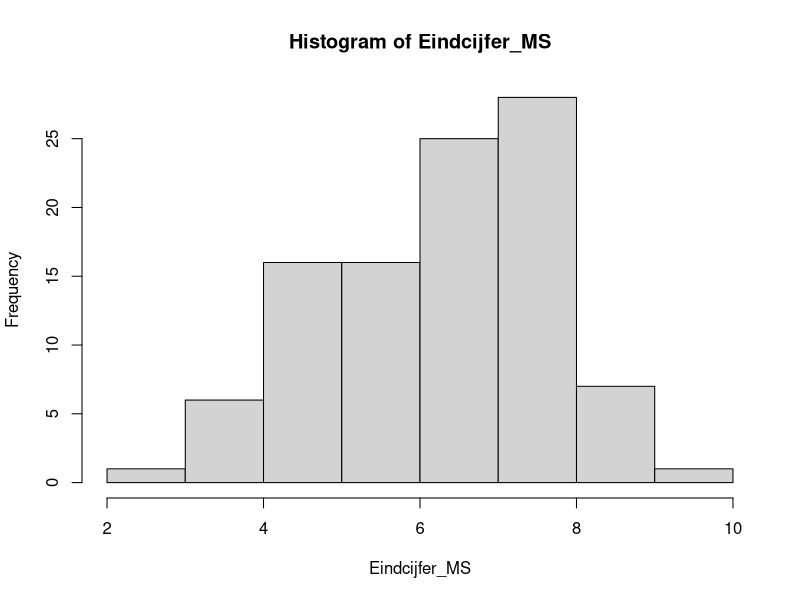

Write the R code that produced this figure.
## +++++++++++++++++++++++++++++++++++++++++++++++++++++++++++++++++++++++++++++
## 28.R  ####
## +++++++++++++++++++++++++++++++++++++++++++++++++++++++++++++++++++++++++++++
## R code voor Student Analytics Vrije Universiteit Amsterdam
## Copyright 2020 VU
## Web Page: http://www.vu.nl
## Contact: Theo Bakker (t.c.bakker@vu.nl)
## Verspreiding buiten de VU: Ja
##
## Doel: Doel
##
## Afhankelijkheden: Afhankelijkheid
##
## Datasets: Datasets
##
## Opmerkingen:
## 1) Geen.
## 2) ___
##
## ++++++++++++++++++++++++++++++++++++++++++++++++++++++++++++++++++++++++++++
## TODO:
## 1) ___.
##
## ++++++++++++++++++++++++++++++++++++++++++++++++++++++++++++++++++++++++++++
## Geschiedenis:
## 17-07-2020: EG: Aanmaak bestand
## ++++++++++++++++++++++++++++++++++++++++++++++++++++++++++++++++++++++++++++

## Toets: multipele lineaire regressie

## Casus
# De docent van het van Methoden & Statistiek van de bachelor Onderwijskunde wil 
# zijn studenten ervan overtuigen dat het nuttig is om naar zijn colleges te 
# komen. Hij wil daarom onderzoeken of er een relatie is tussen het aantal 
# colleges dat studenten volgen en het eindcijfer voor zijn vak. Daarnaast 
# vermoedt hij dat het eindexamencijfer voor wiskunde ook gerelateerd is aan het 
# eindcijfer voor het vak en dat er man-vrouw verschillen zouden kunnen zijn. Op 
# basis van de data van vorig jaar onderzoekt hij of er een relatie is tussen het 
# aantal hoorcolleges dat studenten volgen, waarbij hij rekening houdt met het 
# eindexamencijfer wiskunde en man-vrouw verschillen. Met de resultaten hiervan 
# hoopt hij zijn studenten ervan te overtuigen om de hoorcolleges van het vak 
# bij te wonen.

# seed
set.seed(1234)

## Simuleer data

# Aantal hoorcolleges: tussen 1 en 10, zwartepunt bij twee keer en acht keer
Aantal_Hoorcolleges <- sample.int(10, 
                                  100, 
                                  replace = TRUE,
                                  prob = c(0.05,
                                           0.1,
                                           0.2,
                                           0.1,
                                           0.05,
                                           0.05,
                                           0.1,
                                           0.2,
                                           0.05,
                                           0.1))

# Geslacht
Geslacht <- c(rep("Man", 
                  40),
              rep("Vrouw", 
                  60))[sample.int(100,100)]
Geslacht_dummy <- rep(1,
                      100)
Geslacht_dummy[Geslacht == "Man"] <- 0

# Eindexamencijfer wiskunde middelbare school
Eindexamencijfer_Wiskunde <- ceiling(2 * rnorm(100,
                                         7,
                                         1))/2
Eindexamencijfer_Wiskunde[Eindexamencijfer_Wiskunde < 5.5] <- 5.5
Eindexamencijfer_Wiskunde[Eindexamencijfer_Wiskunde > 10] <- 10.0

# Maak afhankelijke variabele eindcijfer Methoden & Statistiek
Eindcijfer_MS <- 2 + 0.4 * Aantal_Hoorcolleges + 0 * Geslacht_dummy + 0.25 * Eindexamencijfer_Wiskunde + rnorm(100,0,1)
Eindcijfer_MS <- round(Eindcijfer_MS,
                       1)
Eindcijfer_MS[Eindcijfer_MS > 10] <- 10.0
hist(Eindcijfer_MS)


sum(Eindcijfer_MS > 5.5)

# Maak studentnummer
Studentnummer <- sample(300000:400000,
                            100)

# Maak dataframe
Studenten_Methoden_Statistiek <- data.frame(Studentnummer,
                                            Geslacht,
                                            Eindexamencijfer_Wiskunde,
                                            Aantal_Hoorcolleges,
                                            Eindcijfer_MS)

# lm
model <- lm(Eindcijfer_MS ~ Geslacht + Eindexamencijfer_Wiskunde + Aantal_Hoorcolleges,
   Studenten_Methoden_Statistiek)
summary(model)

# Bootstrap
#library(car)
#Regressiemodel <- lm(Eindcijfer_MS ~ Geslacht + Eindexamencijfer_Wiskunde + Aantal_Hoorcolleges, Studenten_Methoden_Statistiek)
#Bootstrap_resultaat <- Boot(Regressiemodel, R = 10000)
#summary(Bootstrap_resultaat)
#confint(Bootstrap_resultaat, type = "bca")

rm(Studentnummer,
   Geslacht,
   Geslacht_dummy,
   Eindexamencijfer_Wiskunde,
   Aantal_Hoorcolleges,
   Eindcijfer_MS
   )

#vv <- lm(Eindcijfer_MS ~ 1, Studenten_Methoden_Statistiek )
#summary(vv)
